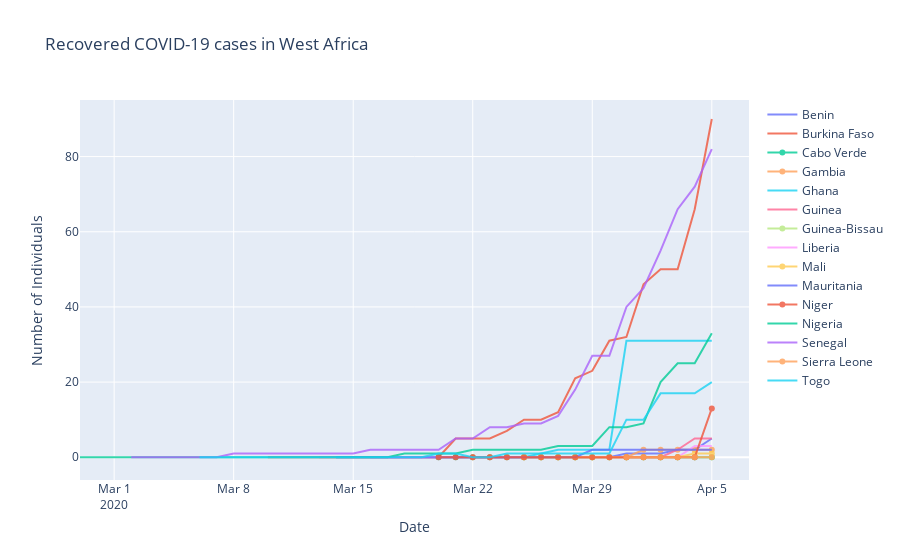

Notebook cell for this chart:
### Code cell
fig = go.Figure()
for country in west:
    fig.add_trace(go.Scatter(
                    x=df_africa[df_africa['Country/Region'] == country].groupby('date')['date'].first(),
                    y=df_africa[df_africa['Country/Region'] == country].groupby('date')['Recovered'].sum(),
                    name=country,
                    opacity=0.8))              

fig.update_layout(title="Recovered COVID-19 cases in West Africa",
                  xaxis_title="Date",
                  yaxis_title="Number of Individuals")

fig.show()
